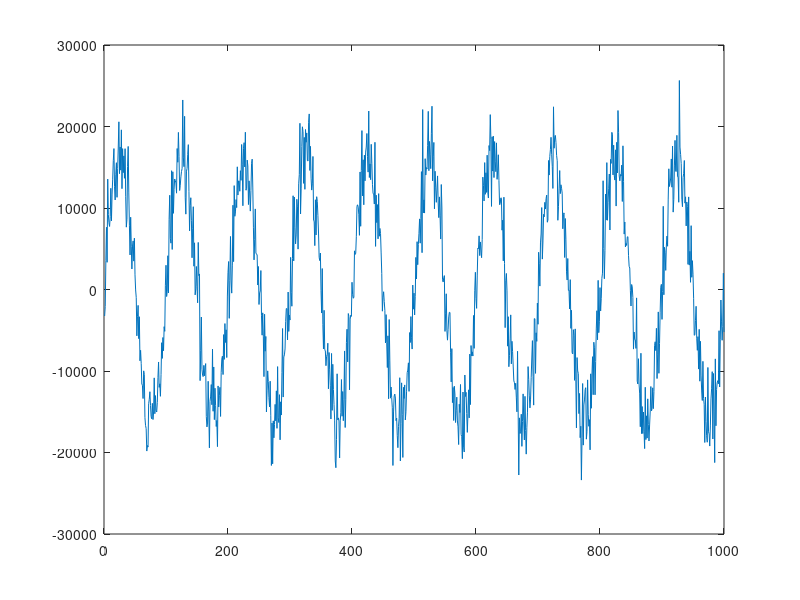

Write the MATLAB code that produced this figure.
clear all
close all
clc
home

Sample_Point   = 1000;
ADC_Resolution = 14;
Amplitude      = 2^ADC_Resolution;
Noise_Gain     = 3000;

t = 0:2*pi/(Sample_Point-1):2*pi;                %Radius for one sinewave period
sinewave = Amplitude*sin(10*t);                  %pure sinewave multiply with Amplitude
random_noise = Noise_Gain*randn(1,Sample_Point); %1000 noise data multiply with Noise_Gain

noise_sine = sinewave + random_noise;            %sinewave+random noise
plot(noise_sine)
